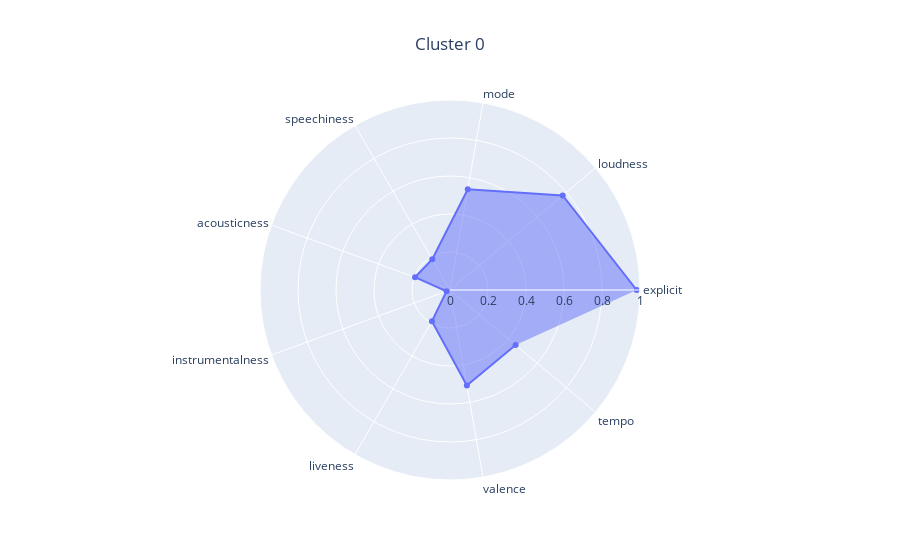
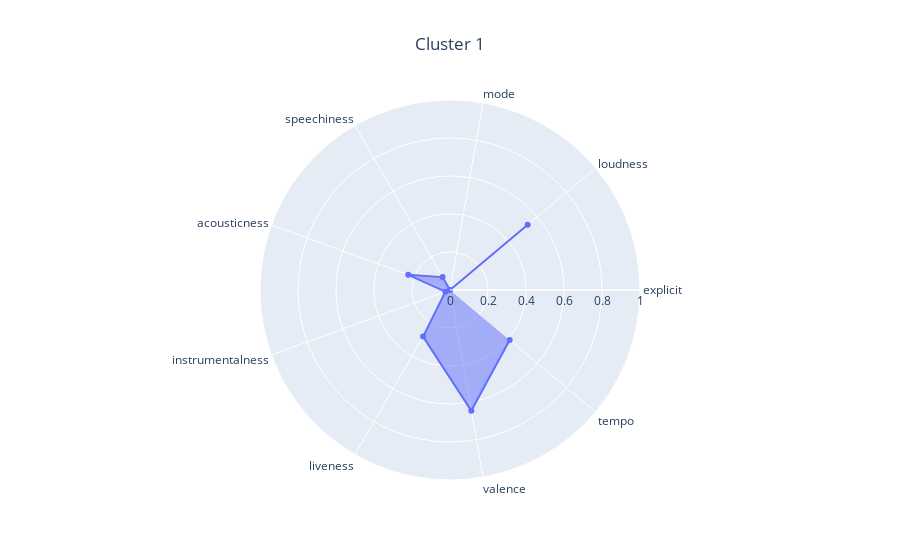
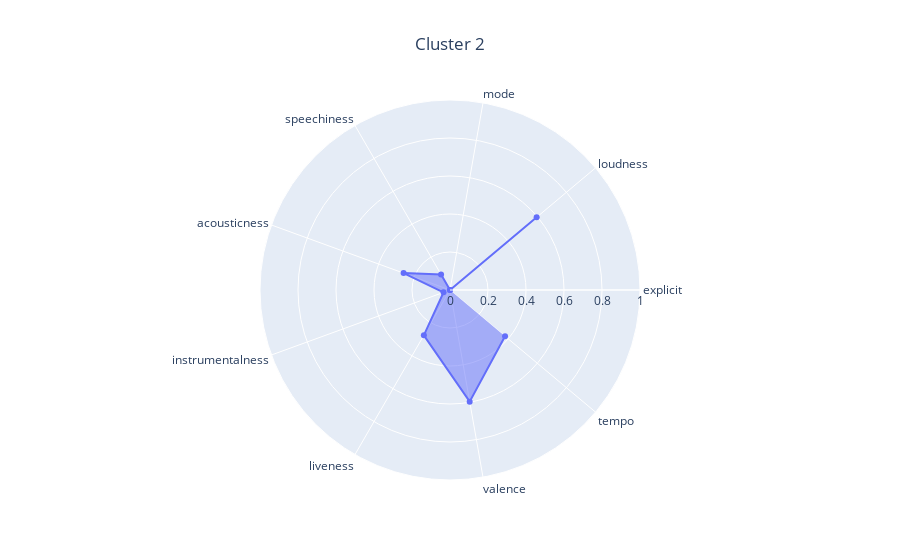
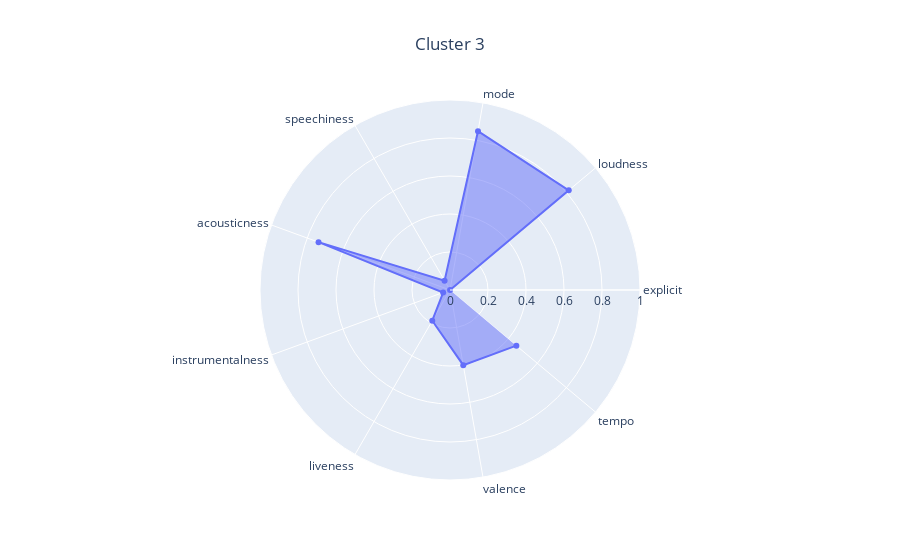

Notebook code for these charts, in order:
### Code cell
kmeans_analyzer.analyze_clustering(X, best_clustering)

### Figure 1 — Plotly figure (JSON) as saved in the notebook; plotly's stock layout.template omitted (floating-point values rounded to 4 significant figures)
{"data": [{"fill": "toself", "r": [0.9824, 0.7742, 0.5385, 0.1867, 0.1957, 0.0191, 0.1903, 0.5107, 0.4507], "theta": ["explicit", "loudness", "mode", "speechiness", "acousticness", "instrumentalness", "liveness", "valence", "tempo"], "type": "scatterpolar"}], "layout": {"polar": {"radialaxis": {"range": [0, 1]}}, "title": {"text": "Cluster 0", "x": 0.5}}}

### Figure 2 — Plotly figure (JSON) as saved in the notebook; plotly's stock layout.template omitted (floating-point values rounded to 4 significant figures)
{"data": [{"fill": "toself", "r": [0.0, 0.5337, 0.0, 0.07837, 0.2338, 0.02573, 0.2834, 0.6453, 0.41], "theta": ["explicit", "loudness", "mode", "speechiness", "acousticness", "instrumentalness", "liveness", "valence", "tempo"], "type": "scatterpolar"}], "layout": {"polar": {"radialaxis": {"range": [0, 1]}}, "title": {"text": "Cluster 1", "x": 0.5}}}

### Figure 3 — Plotly figure (JSON) as saved in the notebook; plotly's stock layout.template omitted (floating-point values rounded to 4 significant figures)
{"data": [{"fill": "toself", "r": [0.0, 0.5953, 0.0, 0.09412, 0.2599, 0.03643, 0.2752, 0.5966, 0.3781], "theta": ["explicit", "loudness", "mode", "speechiness", "acousticness", "instrumentalness", "liveness", "valence", "tempo"], "type": "scatterpolar"}], "layout": {"polar": {"radialaxis": {"range": [0, 1]}}, "title": {"text": "Cluster 2", "x": 0.5}}}

### Figure 4 — Plotly figure (JSON) as saved in the notebook; plotly's stock layout.template omitted (floating-point values rounded to 4 significant figures)
{"data": [{"fill": "toself", "r": [0.0002957, 0.8158, 0.8487, 0.05695, 0.7362, 0.03841, 0.1868, 0.4018, 0.4559], "theta": ["explicit", "loudness", "mode", "speechiness", "acousticness", "instrumentalness", "liveness", "valence", "tempo"], "type": "scatterpolar"}], "layout": {"polar": {"radialaxis": {"range": [0, 1]}}, "title": {"text": "Cluster 3", "x": 0.5}}}
